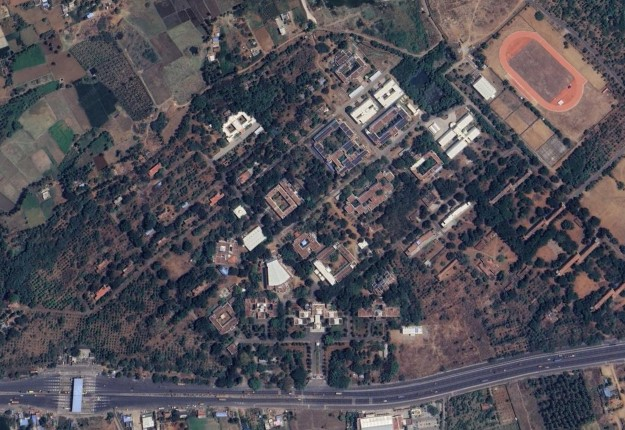
#> input picture sat.jpg, 625 x 430 px
$ python cvex03.py
#> lines starting #> are read from the running program, lines starting #| are printed output that depends on the picture
import cv2
img=cv2.imread('sat.jpg')
#> img is the input picture: shape (430, 625, 3); mean B, G, R 86.8, 79.5, 82.6
r=cv2.resize(img,(500,350))
rot=cv2.getRotationMatrix2D((r.shape[1]/2,r.shape[0]/2),30,1)
rotated=cv2.warpAffine(r,rot,(r.shape[1],r.shape[0]))
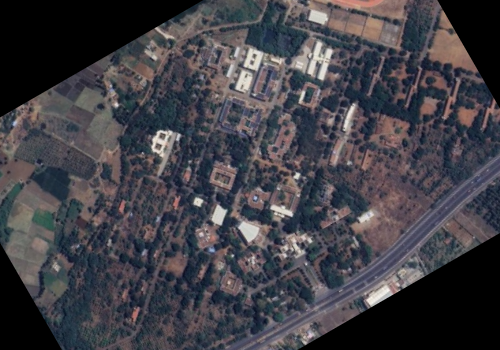
#> rotated: shape (350, 500, 3); mean B, G, R 70.2, 63.8, 65.4
cv2.imshow('Original',img)
cv2.imshow('Risized',r)
cv2.imshow('rotated',rotated)
cv2.waitKey(0)
cv2.destroyAllWindows()
